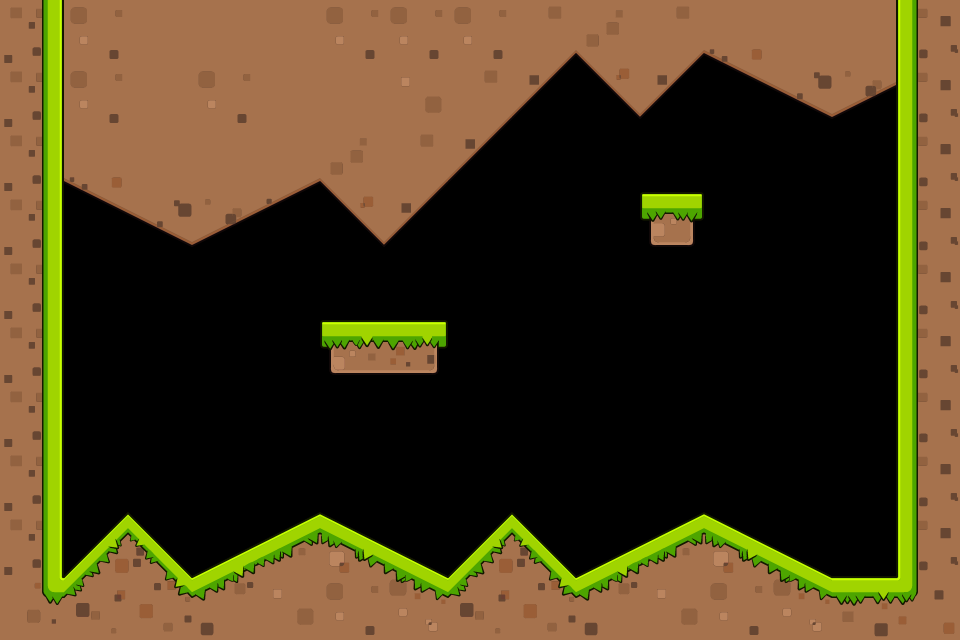

A level layout from a 2D game, rendered from its tile map. Below: a short description, then the map file with its tile-grid data intact:
An orthogonal 15x10 tile map with 64x64 px tiles, 1 tile layer (Tile Layer 1).

<map version="1.10" tiledversion="2023.11.13" orientation="orthogonal" renderorder="right-down" width="15" height="10" tilewidth="64" tileheight="64" infinite="0" nextlayerid="3" nextobjectid="1">
 <editorsettings>
  <export format="defold" />
 </editorsettings>
 <tileset firstgid="1" name="ground_grassy" tilewidth="64" tileheight="64" tilecount="220" columns="10">
  <image source="ground_grassy.png" width="640" height="1408" />
 </tileset>
 <layer id="1" name="Tile Layer 1" width="15" height="10">
  <data encoding="csv">
16,59,12,12,12,59,59,59,62,61,62,63,64,65,14,
16,59,12,59,12,12,58,62,72,71,72,73,74,75,14,
16,63,64,65,66,61,62,72,0,0,0,0,0,0,14,
16,73,74,75,76,71,72,0,0,0,34,0,0,0,14,
16,0,0,0,0,0,0,0,0,0,0,0,0,0,14,
16,0,0,0,0,31,33,0,0,0,0,0,0,0,14,
16,0,0,0,0,0,0,0,0,0,0,0,0,0,14,
16,0,0,0,0,0,0,0,0,0,0,0,0,0,14,
16,45,46,47,48,49,50,45,46,47,48,49,50,0,14,
53,55,56,57,58,59,60,55,56,57,58,59,60,5,54
</data>
 </layer>
</map>